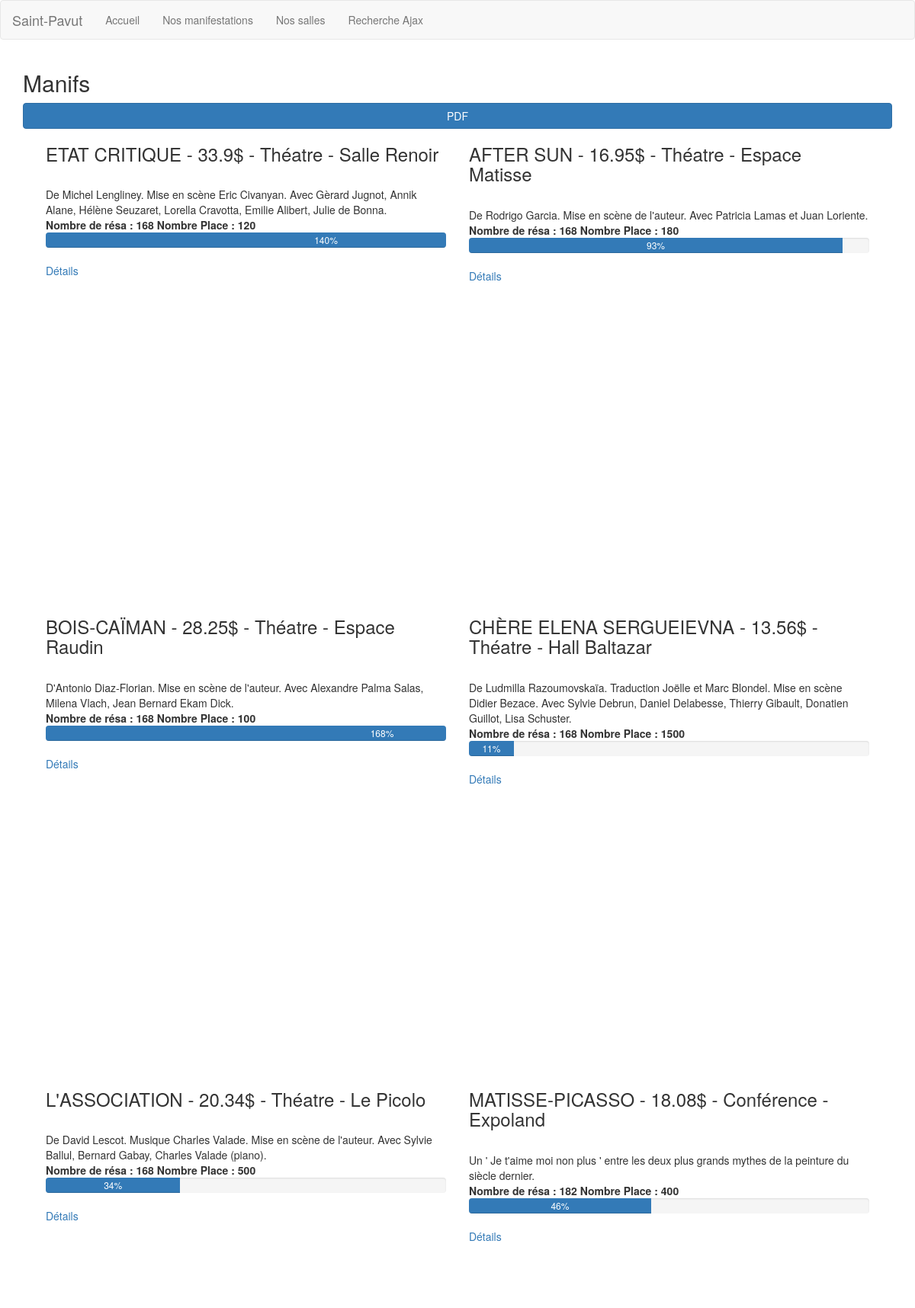
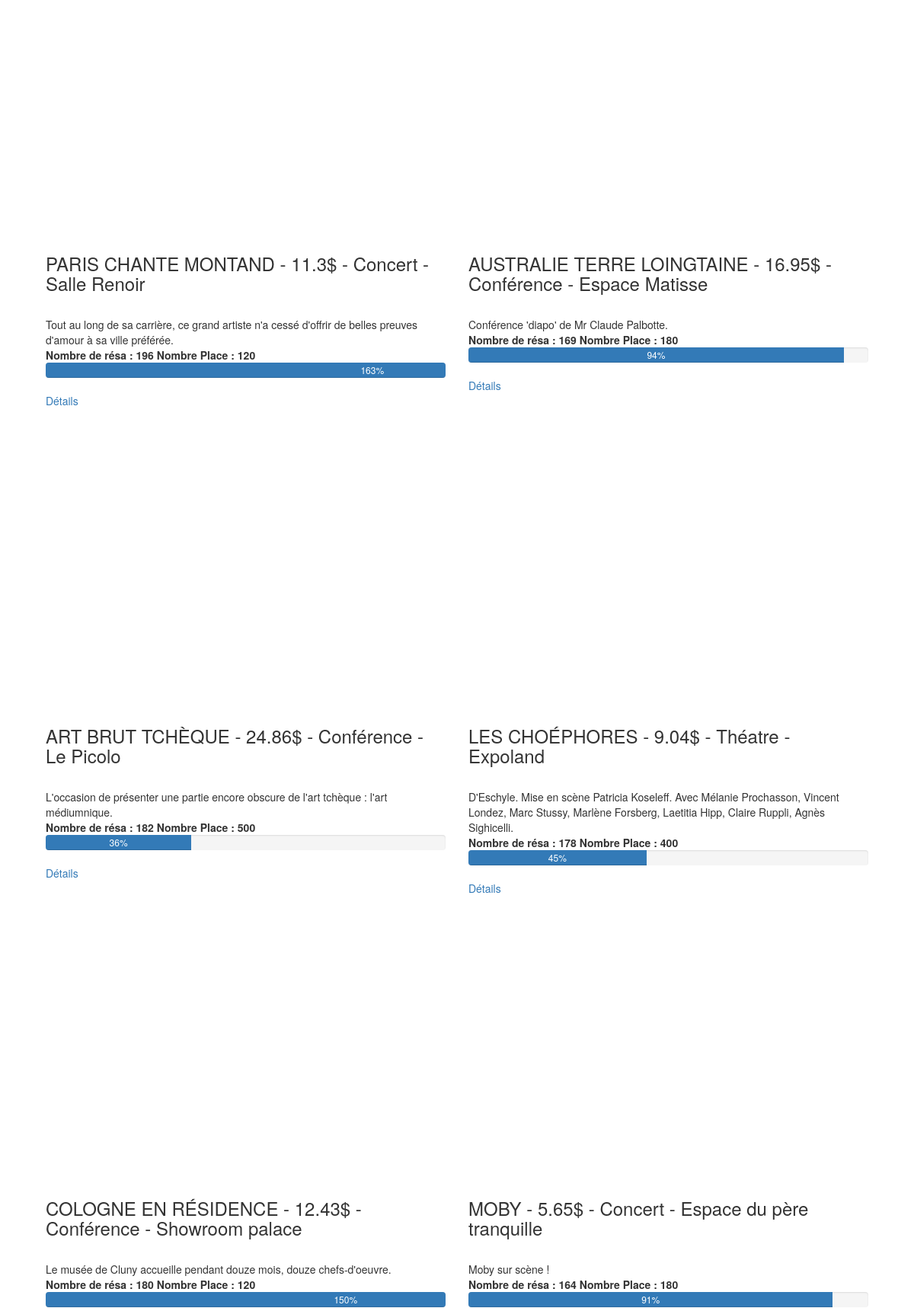
/index.php/manifestations (upper part), run on the app's committed database (2 pictures, top to bottom).
### tables this page shows
CREATE TABLE IF NOT EXISTS `stpavu_manifs` (
  `manif_id` int(2) NOT NULL,
  `manif_intitul` varchar(34) DEFAULT NULL,
  `manif_description` varchar(178) DEFAULT NULL,
  `manif_prix_place` int(2) DEFAULT NULL,
  `manif_photo` varchar(15) DEFAULT NULL,
  `manif_type` varchar(10) DEFAULT NULL,
  `manif_date` varchar(10) DEFAULT NULL,
  `manif_salle_code` varchar(6) DEFAULT NULL
);

CREATE TABLE IF NOT EXISTS `stpavu_salles` (
  `salle_code` varchar(6) DEFAULT NULL,
  `salle_nom` varchar(28) DEFAULT NULL,
  `salle_surface` int(5) DEFAULT NULL,
  `salle_prix_loc` int(4) DEFAULT NULL,
  `salle_place_max` int(4) DEFAULT NULL
);

### application/controllers/Manifestations.php (called while the page is built, shortened)
<?php
class Manifestations extends CI_Controller{
    public function __construct()
    {
        $this->load->model('manifestations_model');
        $this->load->helper('url_helper');
    }
    public function index()
    {
        $config['first_url'] = base_url().'index.php/';
        $this->load->library('pagination');
        $this->pagination->initialize($config);
        $data['liens'] =  $this->pagination->create_links();
        $data['manifestations'] = $this->manifestations_model->get_manifestations();
        $data['title'] = 'Manifs';
        $this->load->view('templates/header', $data);
        $this->load->view('manifestations/index', $data);
        $this->load->view('templates/footer', $data);
    }
}

### index.php (called while the page is built, shortened)
<?php
require_once BASEPATH.'core/CodeIgniter.php';

### application/models/Manifestations_model.php (called while the page is built, shortened)
<?php
class Manifestations_model extends CI_Model {
    public function get_manifestations($slug = FALSE, $offset=false, $limit=10)
    {
        if ($slug === FALSE && $offset === false)
        {
            $this->db->join('stpavu_salles', 'stpavu_manifs.manif_salle_code = stpavu_salles.salle_code');
            $query = $this->db->get('stpavu_manifs');
            return $query->result_array();
        }
    }
    public function countReservation($id)
    {
        $nombre = 0;
        $this->db->where('manif_ide',$id);
        $query = $this->db->get('stpavu_resa');
        $query = $query->result_array();
        foreach ($query as $cle => $val)
        {
            $nombre += $val['abo_qte_place_reservee'];
        }
        return $nombre;
    }
}

### application/views/manifestations/index.php (the view, shortened to what this page needs)
<div class="container">
<h2><?php echo $title; ?></h2>
    <a href="../createPDF" class="btn btn-primary btn-block" target="_blank">PDF</a>
    <div class="col-md-12">
<?php foreach ($manifestations as $manifestation): ?>
    <div class="col-md-6" style="height: 620px">
    <h3><?php echo '<span id="titre">'.$manifestation['manif_intitul'].'</span> - '.$manifestation['manif_prix_place'] * 1.13.'$ - '.ucfirst($manifestation['manif_type']).' - '.$manifestation['salle_nom']; ?></h3>
    <div class="main">
        <?php echo $manifestation['manif_description']; ?>
    </div>
    <strong>
        <?php
            $manif = new Manifestations_model();
            echo 'Nombre de résa : '.$nbResa = $manif->countReservation($manifestation['manif_id']).' Nombre Place : ';
            echo $nbPlace = $manifestation['salle_place_max'];
            $pourcentage = ($nbResa / $nbPlace) * 100;
        ?></strong>
    <div class="progress">
        <div class="progress-bar" role="progressbar" aria-valuenow="<?php echo $pourcentage; ?>" aria-valuemin="0" aria-valuemax="100" style="width: <?php echo $pourcentage; ?>%;">
            <?php echo round($pourcentage,0); ?>%
        </div>
    </div>
        <a href="<?php echo site_url().'manifestations/details/'.$manifestation['manif_id']; ?>">Détails</a>
    </div>
<?php endforeach; ?>
</div>
    </div>

### data on the page
stpavu_manifs: manif_intitul "ETAT CRITIQUE", $manifestation['manif_prix_place']*1.13 "33.9", manif_type "Théatre", stpavu_salles.salle_nom "Salle Renoir", manif_description "De Michel Lengliney. Mise en scène Eric Civanyan. Avec Gèrard Jugnot, Annik Alane, Hélène Seuzaret, Lorella Cravotta, Emilie Alibert, Julie de Bonna.", countReservation "168 Nombre Place :", stpavu_salles.salle_place_max "120", stpavu_salles.salle_place_max "140"
stpavu_manifs: manif_intitul "AFTER SUN", $manifestation['manif_prix_place']*1.13 "16.95", manif_type "Théatre", stpavu_salles.salle_nom "Espace Matisse", manif_description "De Rodrigo Garcia. Mise en scène de l'auteur. Avec Patricia Lamas et Juan Loriente.", countReservation "168 Nombre Place :", stpavu_salles.salle_place_max "180", stpavu_salles.salle_place_max "93"
stpavu_manifs: manif_intitul "BOIS-CAÏMAN", $manifestation['manif_prix_place']*1.13 "28.25", manif_type "Théatre", stpavu_salles.salle_nom "Espace Raudin", manif_description "D'Antonio Diaz-Florian. Mise en scène de l'auteur. Avec Alexandre Palma Salas, Milena Vlach, Jean Bernard Ekam Dick.", countReservation "168 Nombre Place :", stpavu_salles.salle_place_max "100", stpavu_salles.salle_place_max "168"
stpavu_manifs: manif_intitul "CHÈRE ELENA SERGUEIEVNA", $manifestation['manif_prix_place']*1.13 "13.56", manif_type "Théatre", stpavu_salles.salle_nom "Hall Baltazar", manif_description "De Ludmilla Razoumovskaïa. Traduction Joëlle et Marc Blondel. Mise en scène Didier Bezace. Avec Sylvie Debrun, Daniel Delabesse, Thierry Gibault, Donatien Guillot, Lisa Schuster.", countReservation "168 Nombre Place :", stpavu_salles.salle_place_max "1500", stpavu_salles.salle_place_max "11"
stpavu_manifs: manif_intitul "L'ASSOCIATION", $manifestation['manif_prix_place']*1.13 "20.34", manif_type "Théatre", stpavu_salles.salle_nom "Le Picolo", manif_description "De David Lescot. Musique Charles Valade. Mise en scène de l'auteur. Avec Sylvie Ballul, Bernard Gabay, Charles Valade (piano).", countReservation "168 Nombre Place :", stpavu_salles.salle_place_max "500", stpavu_salles.salle_place_max "34"
stpavu_manifs: manif_intitul "MATISSE-PICASSO", $manifestation['manif_prix_place']*1.13 "18.08", manif_type "Conférence", stpavu_salles.salle_nom "Expoland", manif_description "Un ' Je t'aime moi non plus ' entre les deux plus grands mythes de la peinture du siècle dernier.", countReservation "182 Nombre Place :", stpavu_salles.salle_place_max "400", stpavu_salles.salle_place_max "46"
stpavu_manifs: manif_intitul "PARIS CHANTE MONTAND", $manifestation['manif_prix_place']*1.13 "11.3", manif_type "Concert", stpavu_salles.salle_nom "Salle Renoir", manif_description "Tout au long de sa carrière, ce grand artiste n'a cessé d'offrir de belles preuves d'amour à sa ville préférée.", countReservation "196 Nombre Place :", stpavu_salles.salle_place_max "120", stpavu_salles.salle_place_max "163"
stpavu_manifs: manif_intitul "AUSTRALIE TERRE LOINGTAINE", $manifestation['manif_prix_place']*1.13 "16.95", manif_type "Conférence", stpavu_salles.salle_nom "Espace Matisse", manif_description "Conférence 'diapo' de Mr Claude Palbotte.", countReservation "169 Nombre Place :", stpavu_salles.salle_place_max "180", stpavu_salles.salle_place_max "94"
stpavu_manifs: manif_intitul "ART BRUT TCHÈQUE", $manifestation['manif_prix_place']*1.13 "24.86", manif_type "Conférence", stpavu_salles.salle_nom "Le Picolo", manif_description "L'occasion de présenter une partie encore obscure de l'art tchèque : l'art médiumnique.", countReservation "182 Nombre Place :", stpavu_salles.salle_place_max "500", stpavu_salles.salle_place_max "36"
stpavu_manifs: manif_intitul "LES CHOÉPHORES", $manifestation['manif_prix_place']*1.13 "9.04", manif_type "Théatre", stpavu_salles.salle_nom "Expoland", manif_description "D'Eschyle. Mise en scène Patricia Koseleff. Avec Mélanie Prochasson, Vincent Londez, Marc Stussy, Marlène Forsberg, Laetitia Hipp, Claire Ruppli, Agnès Sighicelli.", countReservation "178 Nombre Place :", stpavu_salles.salle_place_max "400", stpavu_salles.salle_place_max "45"
stpavu_manifs: manif_intitul "COLOGNE EN RÉSIDENCE", $manifestation['manif_prix_place']*1.13 "12.43", manif_type "Conférence", stpavu_salles.salle_nom "Showroom palace", manif_description "Le musée de Cluny accueille pendant douze mois, douze chefs-d'oeuvre.", countReservation "180 Nombre Place :", stpavu_salles.salle_place_max "120", stpavu_salles.salle_place_max "150"
stpavu_manifs: manif_intitul "MOBY", $manifestation['manif_prix_place']*1.13 "5.65", manif_type "Concert", stpavu_salles.salle_nom "Espace du père tranquille", manif_description "Moby sur scène !", countReservation "164 Nombre Place :", stpavu_salles.salle_place_max "180", stpavu_salles.salle_place_max "91"

### other printed values
$title "Manifs"
